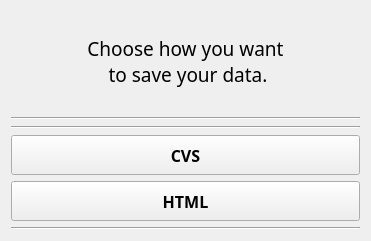
<?xml version="1.0" encoding="UTF-8"?>
<ui version="4.0">
 <class>UserFile</class>
 <widget class="QWidget" name="UserFile">
  <property name="geometry">
   <rect>
    <x>0</x>
    <y>0</y>
    <width>371</width>
    <height>241</height>
   </rect>
  </property>
  <property name="windowTitle">
   <string>UserFile</string>
  </property>
  <layout class="QVBoxLayout" name="verticalLayout">
   <item>
    <widget class="QLabel" name="label">
     <property name="font">
      <font>
       <family>Nunito</family>
       <pointsize>14</pointsize>
       <bold>false</bold>
      </font>
     </property>
     <property name="layoutDirection">
      <enum>Qt::LeftToRight</enum>
     </property>
     <property name="text">
      <string>Choose how you want 
 to save your data.</string>
     </property>
     <property name="alignment">
      <set>Qt::AlignCenter</set>
     </property>
    </widget>
   </item>
   <item>
    <widget class="Line" name="line">
     <property name="orientation">
      <enum>Qt::Horizontal</enum>
     </property>
    </widget>
   </item>
   <item>
    <widget class="Line" name="line_2">
     <property name="orientation">
      <enum>Qt::Horizontal</enum>
     </property>
    </widget>
   </item>
   <item>
    <widget class="QPushButton" name="cvsUserButton">
     <property name="minimumSize">
      <size>
       <width>0</width>
       <height>40</height>
      </size>
     </property>
     <property name="font">
      <font>
       <family>Nunito</family>
       <pointsize>12</pointsize>
       <bold>true</bold>
      </font>
     </property>
     <property name="text">
      <string>CVS</string>
     </property>
    </widget>
   </item>
   <item>
    <widget class="QPushButton" name="htmlUserButton">
     <property name="sizePolicy">
      <sizepolicy hsizetype="Preferred" vsizetype="Fixed">
       <horstretch>0</horstretch>
       <verstretch>0</verstretch>
      </sizepolicy>
     </property>
     <property name="minimumSize">
      <size>
       <width>0</width>
       <height>40</height>
      </size>
     </property>
     <property name="font">
      <font>
       <family>Nunito</family>
       <pointsize>12</pointsize>
       <bold>true</bold>
      </font>
     </property>
     <property name="text">
      <string>HTML</string>
     </property>
    </widget>
   </item>
   <item>
    <widget class="Line" name="line_3">
     <property name="orientation">
      <enum>Qt::Horizontal</enum>
     </property>
    </widget>
   </item>
  </layout>
 </widget>
 <layoutdefault spacing="6" margin="11"/>
 <resources/>
 <connections/>
</ui>
